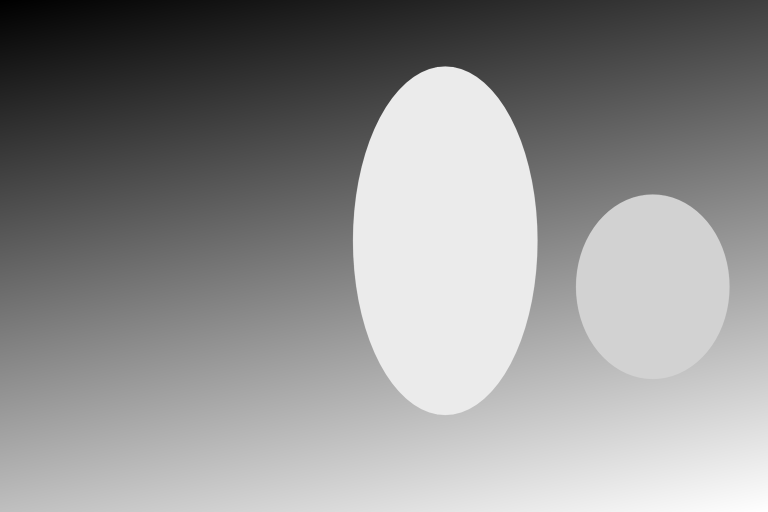
#> input picture experiments/GlowLab/assets/flash-photo-depth-synthetic.png, 1536 x 1024 px (shown at 1/2 size)
$ python light_leak_lab.py --input assets/flash-photo-depth-synthetic.png
#> lines starting #> are read from the running program, lines starting #| are printed output that depends on the picture; long printed decimals are rounded
### experiments/GlowLab/glow_lab.py
"""Deterministic still-image R&D harness for glow looks.

This deliberately lives outside the application build. It produces PNG captures
and checks image-space invariants so candidate looks can be compared before
being ported into ArtifactCore and Artifact.
"""

from __future__ import annotations

import argparse
from pathlib import Path

import cv2
import numpy as np


# [22 lines left out: function make_fixture, not called in this run]


def srgb_to_linear(value: np.ndarray) -> np.ndarray:
    return np.where(value <= 0.04045, value / 12.92, ((value + 0.055) / 1.055) ** 2.4)


def linear_to_srgb(value: np.ndarray) -> np.ndarray:
    value = np.maximum(value, 0.0)
    return np.where(value <= 0.0031308, value * 12.92, 1.055 * np.power(value, 1.0 / 2.4) - 0.055)


# [37 lines left out: functions current_look, soft_knee_glow, not called in this run]


def to_u8(rgba: np.ndarray) -> np.ndarray:
    return np.round(np.clip(rgba, 0.0, 1.0) * 255.0).astype(np.uint8)


def add_label(image: np.ndarray, label: str) -> np.ndarray:
    output = image.copy()
    cv2.rectangle(output, (0, 0), (output.shape[1], 42), (7, 9, 15, 255), -1)
    cv2.putText(output, label, (18, 28), cv2.FONT_HERSHEY_SIMPLEX, 0.7,
                (230, 235, 245, 255), 1, cv2.LINE_AA)
    return output


# [26 lines left out: function run, not called in this run]


# [5 lines that do not run on import are left out]

### experiments/GlowLab/light_leak_lab.py
"""Deterministic still-image R&D harness for photographic light leaks."""

from __future__ import annotations

import argparse
import math
from pathlib import Path

import cv2
import numpy as np

from glow_lab import add_label, linear_to_srgb, srgb_to_linear, to_u8


# [37 lines left out: function make_fixture, not called in this run]


def apply_screen(rgba: np.ndarray, leak_linear: np.ndarray, amount: float = 0.72) -> np.ndarray:
    source = srgb_to_linear(np.maximum(rgba[..., :3], 0.0))
    leaked = 1.0 - (1.0 - source) * np.exp(-np.maximum(leak_linear, 0.0) * amount)
    return np.dstack((np.clip(linear_to_srgb(leaked), 0.0, 1.0), rgba[..., 3]))


def edge_wash(rgba: np.ndarray, strength: float = 1.0) -> np.ndarray:
    h, w = rgba.shape[:2]
    y, x = np.mgrid[0:h, 0:w].astype(np.float32)
    xn, yn = x / (w - 1), y / (h - 1)
    top_left = np.exp(-((xn / 0.34) ** 2 + (yn / 0.82) ** 2) * 1.7)
    top_edge = np.exp(-((yn / 0.19) ** 2 + ((xn - 0.24) / 0.56) ** 2) * 1.5)
    side = np.exp(-(((1.0 - xn) / 0.16) ** 2 + ((yn - 0.23) / 0.58) ** 2) * 1.4)
    warm = top_left * 0.85 + top_edge * 0.46
    leak = np.stack((warm * 0.80 + side * 0.12,
                     warm * 0.36 + side * 0.12,
                     warm * 0.10 + side * 0.32), axis=-1)
    return apply_screen(rgba, leak, 0.8 * max(0.0, strength))


def anamorphic_streak(rgba: np.ndarray, strength: float = 1.0,
                       source_position: tuple[float, float] = (0.01, 0.105),
                       angle_degrees: float = math.degrees(0.045)) -> np.ndarray:
    h, w = rgba.shape[:2]
    y, x = np.mgrid[0:h, 0:w].astype(np.float32)
    xn, yn = x / w, y / h
    theta = math.radians(float(np.clip(angle_degrees, -45.0, 45.0)))
    source_x, source_y = np.clip(np.asarray(source_position, dtype=np.float32), 0.0, 1.0)
    dx, dy = xn - source_x + 0.03, yn - source_y
    along = np.cos(theta) * dx + np.sin(theta) * dy
    across = -np.sin(theta) * dx + np.cos(theta) * dy
    beam = np.exp(-0.5 * ((along / 0.78) ** 2 + (across / 0.018) ** 2))
    source = np.exp(-0.5 * (((xn - source_x) / 0.11) ** 2 +
                            ((yn - source_y) / 0.15) ** 2))
    red_streak = np.exp(-0.5 * ((along / 0.78) ** 2 + ((across + 0.008) / 0.022) ** 2))
    blue_streak = np.exp(-0.5 * ((along / 0.78) ** 2 + ((across - 0.010) / 0.026) ** 2))
    leak = np.stack((beam * 0.86 + red_streak * 0.30 + source * 0.86,
                     beam * 0.68 + source * 0.58,
                     beam * 0.50 + blue_streak * 0.38 + source * 0.38), axis=-1)
    return apply_screen(rgba, leak, 0.8 * max(0.0, strength))


def organic_gate_leak(rgba: np.ndarray, strength: float = 1.0) -> np.ndarray:
    h, w = rgba.shape[:2]
    y, x = np.mgrid[0:h, 0:w].astype(np.float32)
    xn, yn = x / (w - 1), y / (h - 1)

    def lobe(cx: float, cy: float, rx: float, ry: float, weight: float) -> np.ndarray:
        return weight * np.exp(-0.5 * (((xn - cx) / rx) ** 2 + ((yn - cy) / ry) ** 2))

    edge = np.exp(-((1.0 - yn) / 0.30) ** 2)
    pooling = 0.30 + 0.70 * np.sin(2.0 * np.pi * (xn * 0.72 + 0.08))
    amber = (edge * pooling * 0.50 + lobe(0.91, 0.78, 0.23, 0.30, 0.65) +
             lobe(0.60, 0.98, 0.33, 0.12, 0.40) +
             lobe(0.06, 0.66, 0.12, 0.36, 0.42))
    magenta = lobe(0.06, 0.48, 0.20, 0.34, 0.70) + lobe(0.28, 0.92, 0.25, 0.13, 0.18)
    blue = lobe(0.98, 0.38, 0.08, 0.27, 0.35)
    leak = np.stack((amber * 0.92 + magenta * 0.46,
                     amber * 0.48 + magenta * 0.16 + blue * 0.10,
                     amber * 0.20 + magenta * 0.58 + blue * 0.48), axis=-1)
    return apply_screen(rgba, leak, 0.34 * max(0.0, strength))


def resize_fixture(rgba: np.ndarray, width: int, height: int) -> np.ndarray:
    """Resize the same scene while retaining deterministic pixel sampling."""
    return cv2.resize(rgba, (width, height), interpolation=cv2.INTER_AREA)


def regional_metrics(source: np.ndarray, result: np.ndarray) -> dict[str, float]:
    """Report leak response in broad spatial regions, not whole-frame mean."""
    source_linear = srgb_to_linear(np.maximum(source[..., :3], 0.0))
    result_linear = srgb_to_linear(np.maximum(result[..., :3], 0.0))
    delta = result_linear - source_linear
    h, w = source.shape[:2]
    y, x = np.mgrid[0:h, 0:w]
    xn, yn = x / max(w - 1, 1), y / max(h - 1, 1)
    masks = {
        "top_left": (xn < 0.25) & (yn < 0.35),
        "center": (xn > 0.35) & (xn < 0.65) & (yn > 0.30) & (yn < 0.70),
        "bottom_right": (xn > 0.75) & (yn > 0.70),
    }
    return {name: float(delta[mask].mean()) for name, mask in masks.items()}


def load_input(path: Path, frame_index: int) -> np.ndarray:
    """Read a still or one deterministic frame from a video as float RGBA."""
    suffix = path.suffix.lower()
    if suffix in {".mp4", ".mov", ".mkv", ".avi", ".webm"}:
        capture = cv2.VideoCapture(str(path))
        if not capture.isOpened():
            raise RuntimeError(f"Could not open video: {path}")
        capture.set(cv2.CAP_PROP_POS_FRAMES, max(0, frame_index))
        ok, frame = capture.read()
        capture.release()
        if not ok:
            raise RuntimeError(f"Could not read frame {frame_index} from {path}")
        rgb = cv2.cvtColor(frame, cv2.COLOR_BGR2RGB).astype(np.float32) / 255.0
        return np.dstack((rgb, np.ones(rgb.shape[:2], dtype=np.float32)))

    frame = cv2.imread(str(path), cv2.IMREAD_UNCHANGED)
    if frame is None:
        raise RuntimeError(f"Could not read image: {path}")
    scale = (255.0 if frame.dtype == np.uint8 else
             65535.0 if frame.dtype == np.uint16 else 1.0)
    if frame.ndim == 2:
        rgb = cv2.cvtColor(frame, cv2.COLOR_GRAY2RGB)
        alpha = np.ones(frame.shape, dtype=np.float32)
    elif frame.shape[2] == 4:
        rgba = cv2.cvtColor(frame, cv2.COLOR_BGRA2RGBA).astype(np.float32)
        rgba /= scale
        return rgba
    else:
        rgb = cv2.cvtColor(frame, cv2.COLOR_BGR2RGB)
        alpha = np.ones(frame.shape[:2], dtype=np.float32)
    rgb = rgb.astype(np.float32) / scale
    return np.dstack((rgb, alpha))


def run(output_dir: Path, input_path: Path | None = None, frame_index: int = 20,
        strength: float = 1.0,
        streak_position: tuple[float, float] = (0.01, 0.105),
        streak_angle_degrees: float = math.degrees(0.045),
        streak_angle_sweep: tuple[float, ...] = ()) -> None:
    if not np.isfinite(strength) or strength <= 0.0:
        raise ValueError("strength must be a finite value greater than zero")
    output_dir.mkdir(parents=True, exist_ok=True)
    fixture = load_input(input_path, frame_index) if input_path else make_fixture()
#> in load_input, frame is the input picture: shape (1024, 1536); min 0, max 255, mean 143.7
    fixture = np.nan_to_num(fixture, nan=0.0, posinf=1.0, neginf=0.0)
    fixture = np.clip(fixture, 0.0, 1.0).astype(np.float32, copy=False)
    looks = [
        ("edge-wash", "EDGE WASH", edge_wash(fixture, strength)),
        ("anamorphic-streak", "STREAK",
         anamorphic_streak(fixture, strength, streak_position, streak_angle_degrees)),
        ("organic-gate-leak", "ORGANIC", organic_gate_leak(fixture, strength)),
    ]
#> in linear_to_srgb, `return np.where(value <= 0.0031308, value * 12.92, 1.055 * np.power(va..`:
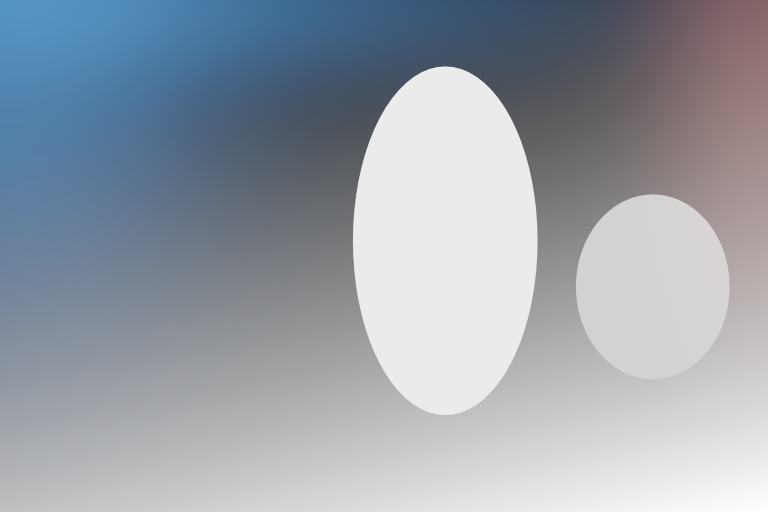
#> returned value: shape (1024, 1536, 3) float32 (shown at 1/2 size); mean of channels 0, 1, 2 0.667, 0.63, 0.602; drawn as B, G, R
#> in anamorphic_streak, `h, w = rgba.shape[:2]`: h = 1024; w = 1536
#> in organic_gate_leak, `h, w = rgba.shape[:2]`: h = 1024; w = 1536
#> in organic_gate_leak, `magenta = lobe(0.06, 0.48, 0.20, 0.34, 0.70) + lobe(0.28, 0.92, 0.25, ..`:
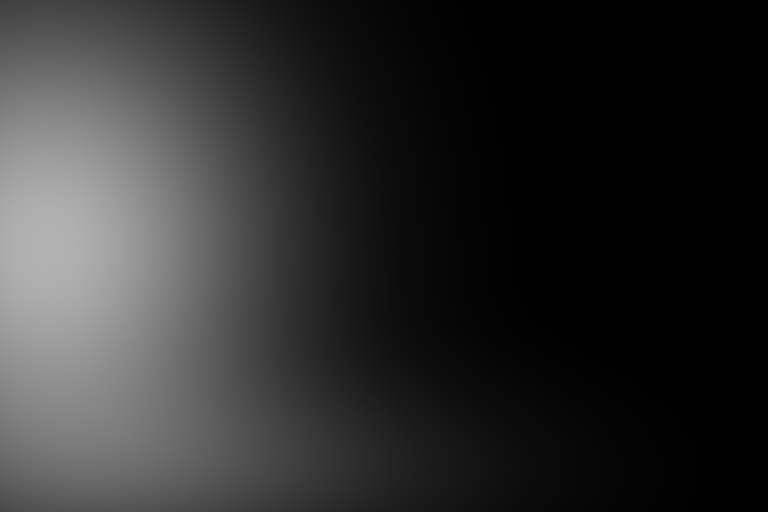
#> magenta: shape (1024, 1536) float32 (shown at 1/2 size); min 4.13e-06, max 0.7, mean 0.182
#> in organic_gate_leak, `leak = np.stack((amber * 0.92 + magenta * 0.46, amber * 0.48 + magenta..`:
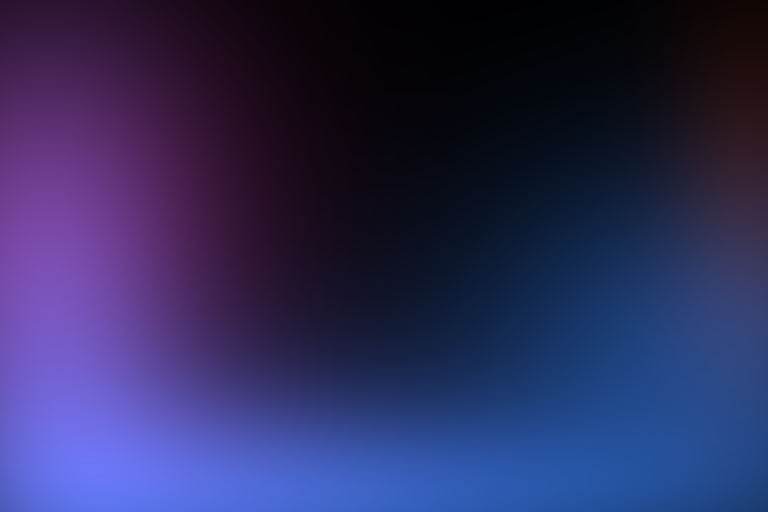
#> leak: shape (1024, 1536, 3) float32 (shown at 1/2 size); mean of channels 0, 1, 2 0.362, 0.177, 0.178; drawn as B, G, R
#> in linear_to_srgb (call 3), `return np.where(value <= 0.0031308, value * 12.92, 1.055 * np.power(va..`:
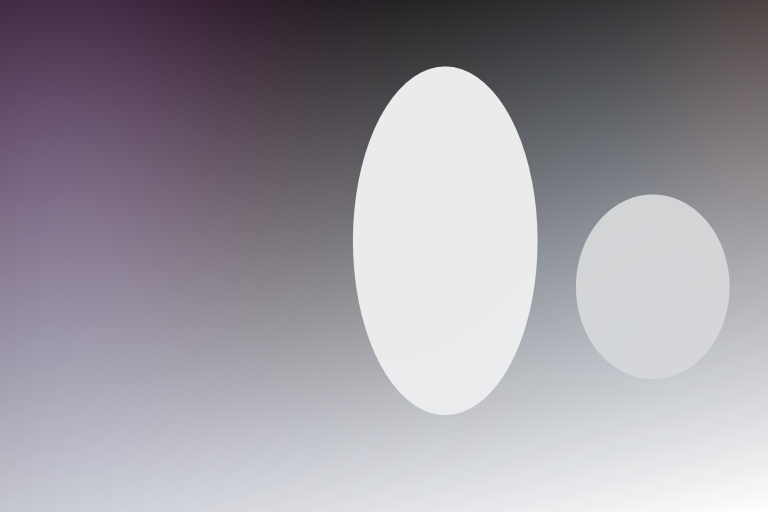
#> returned value: shape (1024, 1536, 3) float32 (shown at 1/2 size); mean of channels 0, 1, 2 0.634, 0.602, 0.616; drawn as B, G, R
    assert np.isfinite(fixture).all()
    for name, _label, result in looks:
        assert np.isfinite(result).all(), f"{name} produced non-finite pixels"
        assert np.array_equal(result[..., 3], fixture[..., 3]), f"{name} changed alpha"
        assert float(result[..., :3].mean()) > float(fixture[..., :3].mean()), f"{name} added no light"
        cv2.imwrite(str(output_dir / f"{name}.png"),
                    cv2.cvtColor(to_u8(result), cv2.COLOR_RGBA2BGRA))
#> this loop made 3 passes
#> (name, _label) on passes 1 to 3: ('edge-wash', 'EDGE WASH'), ('anamorphic-streak', 'STREAK'), ('organic-gate-leak', 'ORGANIC')
#> pass 1, in run, `cv2.imwrite(str(output_dir / f"{name}.png"), cv2.cvtColor(to_u8(result..`:
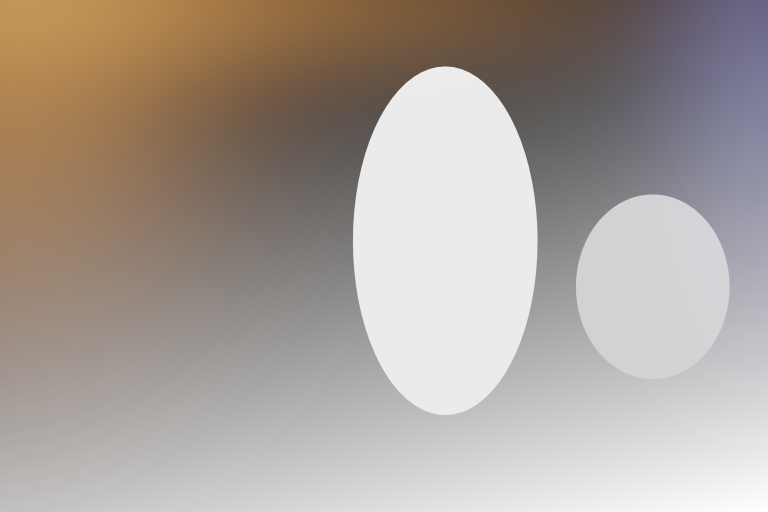
#> saved as edge-wash.png: shape (1024, 1536, 4) (shown at 1/2 size); mean B, G, R, A 153.7, 160.7, 170.1, 255

    if streak_angle_sweep:
        angle_panels = [add_label(to_u8(fixture), "SOURCE")]
        for angle in streak_angle_sweep:
            result = anamorphic_streak(fixture, strength, streak_position, angle)
            assert np.isfinite(result).all()
            assert np.array_equal(result[..., 3], fixture[..., 3])
            safe_angle = f"{angle:+.1f}".replace("+", "p").replace("-", "m").replace(".", "_")
            cv2.imwrite(str(output_dir / f"streak-angle-{safe_angle}.png"),
                        cv2.cvtColor(to_u8(result), cv2.COLOR_RGBA2BGRA))
            angle_panels.append(add_label(to_u8(result), f"STREAK {angle:+.1f} DEG"))
        angle_panels = [cv2.resize(panel, None, fx=0.5, fy=0.5,
                                   interpolation=cv2.INTER_AREA)
                        for panel in angle_panels]
        cv2.imwrite(str(output_dir / "streak-angle-sweep.png"),
                    cv2.cvtColor(np.vstack(angle_panels), cv2.COLOR_RGBA2BGRA))

    # Scale-normalized evidence: shape controls use normalized coordinates,
    # while a fixed seed and radius-free fields must remain comparable as the
    # same plate is rendered at odd and even dimensions.
    scales = ((960, 540), (641, 359), (320, 180))
    scaled_metrics: dict[str, dict[str, dict[str, float]]] = {}
    for width, height in scales:
        scaled_source = resize_fixture(fixture, width, height)
        scaled_metrics[f"{width}x{height}"] = {}
        for name, render in (("edge-wash", edge_wash),
                             ("anamorphic-streak", lambda image, amount: anamorphic_streak(
                                 image, amount, streak_position, streak_angle_degrees)),
                             ("organic-gate-leak", organic_gate_leak)):
            scaled_result = render(scaled_source, strength)
            assert np.isfinite(scaled_result).all()
            assert np.array_equal(scaled_result[..., 3], scaled_source[..., 3])
            scaled_metrics[f"{width}x{height}"][name] = regional_metrics(
                scaled_source, scaled_result)
#> this loop made 3 passes
#> pass 1, in run, `scaled_source = resize_fixture(fixture, width, height)`:
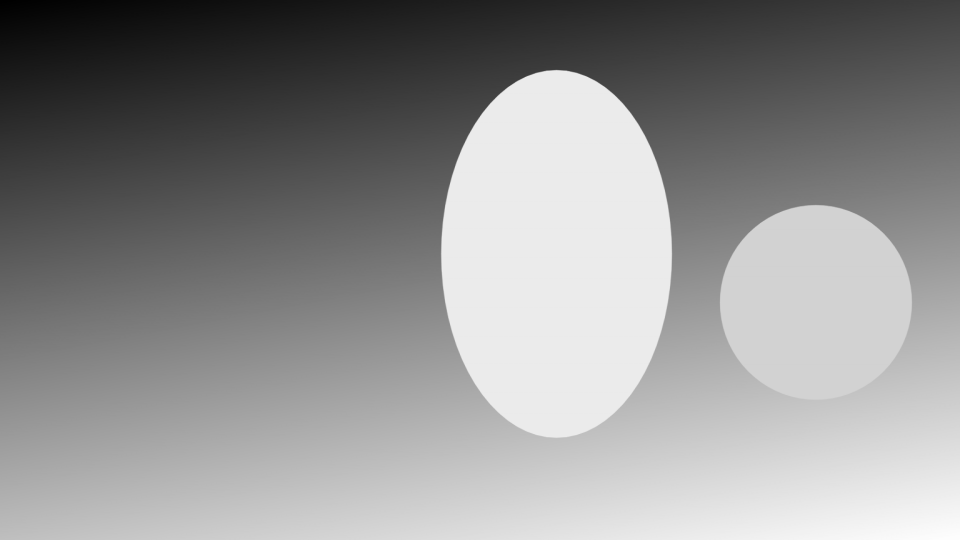
#> scaled_source: shape (540, 960, 4) float32; mean of channels 0, 1, 2, 3 0.563, 0.563, 0.563, 1; drawn as B, G, R
#> pass 1, in apply_screen (call 4), `leaked = 1.0 - (1.0 - source) * np.exp(-np.maximum(leak_linear, 0.0) *..`:
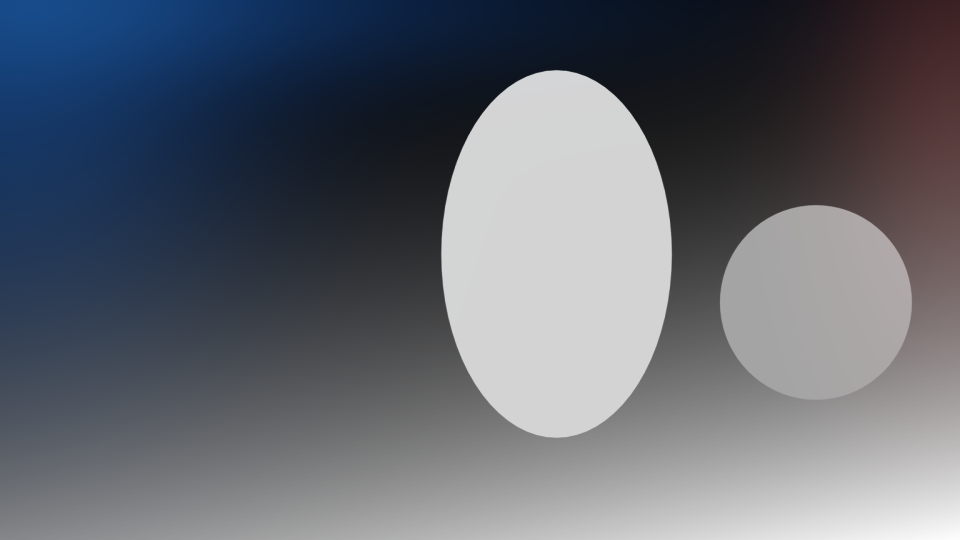
#> leaked: shape (540, 960, 3) float32; mean of channels 0, 1, 2 0.443, 0.406, 0.389; drawn as B, G, R
#> after the loop, scaled_metrics = 3 items

    cv2.imwrite(str(output_dir / "light-leak-fixture.png"),
                cv2.cvtColor(to_u8(fixture), cv2.COLOR_RGBA2BGRA))
    panels = [add_label(to_u8(fixture), "SOURCE")] + [
        add_label(to_u8(result), label) for _name, label, result in looks
    ]
#> panels = 4 items
    panels = [cv2.resize(panel, None, fx=0.5, fy=0.5, interpolation=cv2.INTER_AREA)
              for panel in panels]
    sheet = np.vstack(panels)
    cv2.imwrite(str(output_dir / "light-leak-comparison.png"),
                cv2.cvtColor(sheet, cv2.COLOR_RGBA2BGRA))
    print(f"Saved deterministic light-leak captures to {output_dir.resolve()}")
    if input_path:
        print(f"Input: {input_path.resolve()} frame={frame_index}")
    print(f"Strength: {strength:.3f}")
    print(f"Streak source position: ({streak_position[0]:.3f}, {streak_position[1]:.3f})")
    print(f"Streak angle: {streak_angle_degrees:.3f} degrees")
    for name, _label, result in looks:
        print(f"mean RGB: {name}={result[..., :3].mean():.5f}")
    for resolution, model_metrics in scaled_metrics.items():
        for name, regions in model_metrics.items():
            print(f"linear leak Δ {resolution} {name}: " + ", ".join(
                f"{region}={value:.5f}" for region, value in regions.items()))
#> this loop made 3 passes
#> resolution on passes 1 to 3: '960x540', '641x359', '320x180'
#| linear leak Δ 960x540 edge-wash: top_left=0.2046, center=0.00477, bottom_right=0.00472
#| linear leak Δ 960x540 anamorphic-streak: top_left=0.2379, center=4e-05, bottom_right=-0
#| linear leak Δ 960x540 organic-gate-leak: top_left=0.07453, center=0.01462, bottom_right=0.03017
#| linear leak Δ 641x359 edge-wash: top_left=0.2046, center=0.00473, bottom_right=0.00475
#| linear leak Δ 641x359 anamorphic-streak: top_left=0.238, center=4e-05, bottom_right=-0
#| linear leak Δ 641x359 organic-gate-leak: top_left=0.07462, center=0.01457, bottom_right=0.0302
#| linear leak Δ 320x180 edge-wash: top_left=0.2053, center=0.00479, bottom_right=0.00473
#| linear leak Δ 320x180 anamorphic-streak: top_left=0.2394, center=4e-05, bottom_right=-0
#| linear leak Δ 320x180 organic-gate-leak: top_left=0.07438, center=0.01465, bottom_right=0.03018


if __name__ == "__main__":
    parser = argparse.ArgumentParser()
    parser.add_argument("--input", type=Path,
                        help="Optional still image or video for a real-scene capture")
    parser.add_argument("--frame-index", type=int, default=20,
                        help="Video frame used when --input is a video")
    parser.add_argument("--strength", type=float, default=1.0,
                        help="Shared leak intensity multiplier")
    parser.add_argument("--streak-position", type=float, nargs=2, default=(0.01, 0.105),
                        metavar=("X", "Y"),
                        help="Normalized anamorphic streak source position (0..1)")
    parser.add_argument("--streak-angle-sweep", type=float, nargs="+", default=(),
                        metavar="DEGREES",
                        help="Also capture anamorphic streak at each angle (clamped to -45..45 degrees)")
    parser.add_argument("--streak-angle", type=float, default=math.degrees(0.045),
                        metavar="DEGREES",
                        help="Anamorphic streak axis angle (clamped to -45..45 degrees)")
    parser.add_argument("--output", type=Path,
                        default=Path(__file__).resolve().parent / "captures")
    args = parser.parse_args()
    run(args.output, args.input, args.frame_index, args.strength,
        tuple(args.streak_position), args.streak_angle, tuple(args.streak_angle_sweep))
